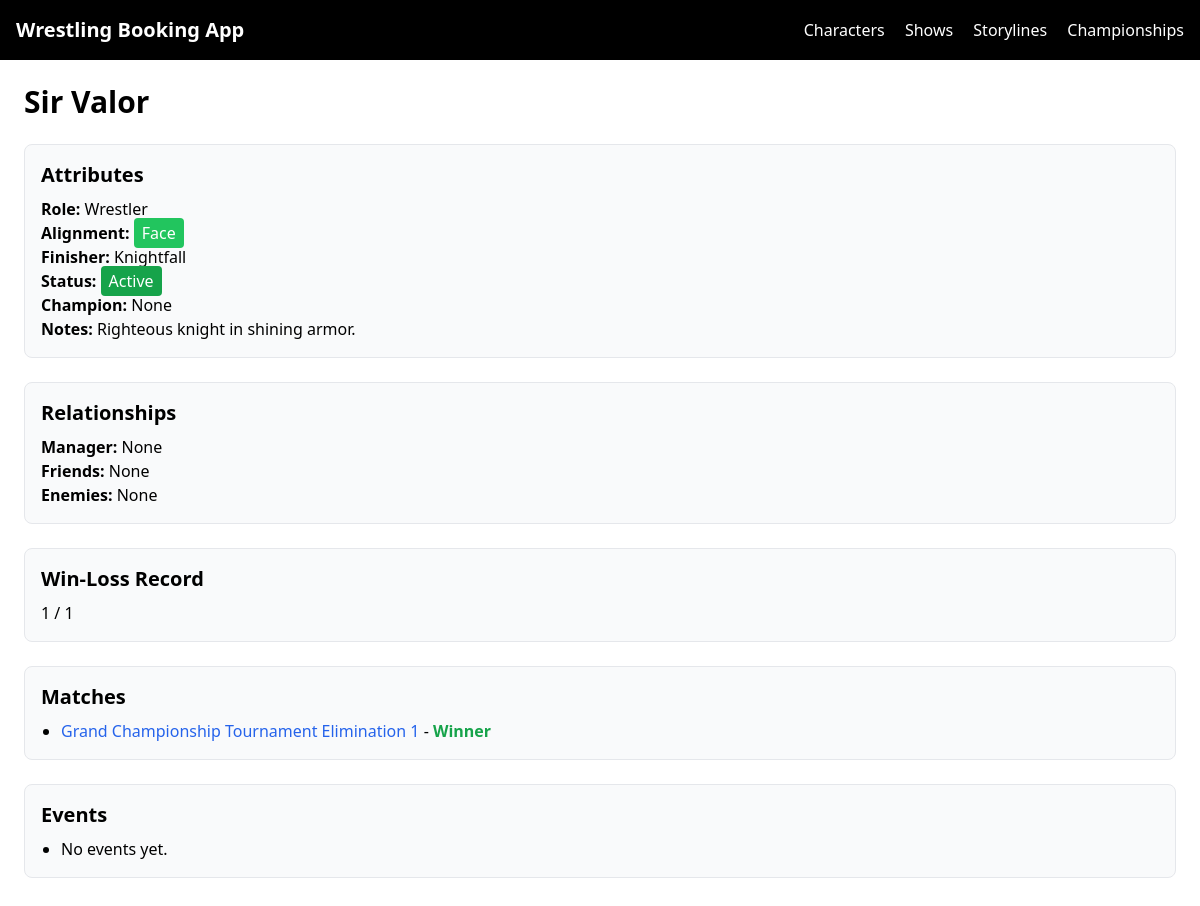
/characters/characters/1/, run on the app's committed database.
### core/models.py (models this page shows, shortened)
class Character(models.Model):
    class Role(models.TextChoices):
        WRESTLER = "WRESTLER", "Wrestler"
        MANAGER = "MANAGER", "Manager"
        REFEREE = "REFEREE", "Referee"
        BOOKER = "BOOKER", "Booker"
    class Gender(models.TextChoices):
        MALE = "MALE", "Male"
        FEMALE = "FEMALE", "Female"
        NA = "NA", "N/A"
    class Alignment(models.TextChoices):
        FACE = "FACE", "Face"
        HEEL = "HEEL", "Heel"
        TWEENER = "TWEENER", "Tweener"
    ring_name = models.CharField(max_length=100, unique=True)
    role = models.CharField(max_length=20, choices=Role.choices)
    gender = models.CharField(max_length=10, choices=Gender.choices)
    alignment = models.CharField(max_length=10, choices=Alignment.choices)
    finisher = models.CharField(max_length=100, blank=True)
    active = models.BooleanField(default=True)
    injured = models.BooleanField(default=False)
    notes = models.TextField(blank=True)
    created_at = models.DateTimeField(auto_now_add=True)

### booking/models.py (models this page shows, shortened)
class MatchParticipant(models.Model):
    class Role(models.TextChoices):
        COMPETITOR = "COMPETITOR", "Competitor"
        MANAGER = "MANAGER", "Manager"
        REFEREE = "REFEREE", "Referee"
        INTERFERENCE = "INTERFERENCE", "Interference"
    class Side(models.TextChoices):
        TEAM_A = "TEAM_A", "Team A"
        TEAM_B = "TEAM_B", "Team B"
        SOLO = "SOLO", "Solo"
    match = models.ForeignKey(
        Match, on_delete=models.CASCADE, related_name="participants"
    )
    character = models.ForeignKey(
        Character, null=True, blank=True, on_delete=models.CASCADE
    )
    group = models.ForeignKey(
        Group, null=True, blank=True, on_delete=models.CASCADE
    )
    role = models.CharField(max_length=20, choices=Role.choices)
    side = models.CharField(
        max_length=10,
        choices=Side.choices,
        default=Side.SOLO
    )
    won = models.BooleanField(default=False)

class Match(models.Model):
    class MatchType(models.TextChoices):
        SINGLES = "SINGLES", "Singles"
        TAG = "TAG", "Tag Team"
        TEAM = "TEAM", "Team"
        TRIPLE = "TRIPLE", "Triple Threat"
        FATAL_FOUR = "FATAL_FOUR", "Fatal Four-Way"
        HANDICAP = "HANDICAP", "Handicap"
        GAUNTLET = "GAUNTLET", "Gauntlet"
        BATTLE_ROYALE = "BATTLE_ROYALE", "Battle Royale"
        ROYAL_RUMBLE = "ROYAL_RUMBLE", "Royal Rumble"
    show = models.ForeignKey(
        "booking.Show",
        on_delete=models.CASCADE,
        related_name="matches"
    )
    title = models.CharField(max_length=200)
    match_type = models.CharField(max_length=30, choices=MatchType.choices)
    stipulations = models.ManyToManyField(
        Stipulation,
        blank=True,
        related_name="matches"
    )
    championship = models.ForeignKey(
        Championship, null=True, blank=True, on_delete=models.SET_NULL
    )
    notes = models.TextField(blank=True)
    created_at = models.DateTimeField(auto_now_add=True)

### core/views.py (the view)
# urls.py: path("characters/<int:pk>/", CharacterDetailView.as_view(), name="character-detail"),
class CharacterDetailView(DetailView):
    model = Character
    template_name = "core/character_detail.html"
    context_object_name = "character"
    def get_context_data(self, **kwargs):
        context = super().get_context_data(**kwargs)
        character = self.object
        context["matches"] = MatchParticipant.objects.filter(character=character)
        context["events"] = EventParticipant.objects.filter(character=character)
        wins = MatchParticipant.objects.filter(character=character, won=True).count()
        total_matches = MatchParticipant.objects.filter(character=character).count()
        context["win_loss_ratio"] = f"{wins} / {total_matches}" if total_matches else "0 / 0"
        context["storyline_points"] = character.storylinepoint_set.all() if hasattr(character, 'storylinepoint_set') else []
        return context

### core/templates/core/character_detail.html (shortened to what this page needs)
{% extends "base.html" %}
{% block content %}
<h1 class="text-3xl font-bold mb-6">{{ character.ring_name }}</h1>
<div class="mb-6 p-4 border rounded-lg bg-gray-50 dark:bg-gray-800">
    <h2 class="text-xl font-semibold mb-2">Attributes</h2>
    <p><strong>Role:</strong> {{ character.get_role_display }}</p>
    <p>
        <strong>Alignment:</strong>
        {% if character.alignment == "FACE" %}
            <span class="px-2 py-1 bg-green-500 text-white rounded">{{ character.get_alignment_display }}</span>
        {% elif character.alignment == "HEEL" %}
            <span class="px-2 py-1 bg-red-500 text-white rounded">{{ character.get_alignment_display }}</span>
        {% else %}
            <span class="px-2 py-1 bg-yellow-500 text-black rounded">{{ character.get_alignment_display }}</span>
        {% endif %}
    </p>
    <p><strong>Finisher:</strong> {{ character.finisher|default:"N/A" }}</p>
    <p>
        <strong>Status:</strong>
        {% if character.active %}
            <span class="px-2 py-1 bg-green-600 text-white rounded">Active</span>
        {% else %}
            <span class="px-2 py-1 bg-gray-400 text-white rounded">Inactive</span>
        {% endif %}
    </p>
    <p><strong>Champion:</strong> {{ character.champion|default:"None" }}</p>
    <p><strong>Notes:</strong> {{ character.notes|default:"None" }}</p>
</div>
<div class="mb-6 p-4 border rounded-lg bg-gray-50 dark:bg-gray-800">
    <h2 class="text-xl font-semibold mb-2">Relationships</h2>
    <p>
        <strong>Manager:</strong>
        {% if character.manager %}
            <a href="{% url 'character-detail' character.manager.id %}" class="text-blue-600">{{ character.manager.ring_name }}</a>
        {% else %}
            None
        {% endif %}
    </p>
    <p>
        <strong>Friends:</strong>
        {% if character.friends.exists %}
            {% for f in character.friends.all %}
                <a href="{% url 'character-detail' f.id %}" class="text-green-600">{{ f.ring_name }}</a>{% if not forloop.last %}, {% endif %}
            {% endfor %}
        {% else %}
            None
        {% endif %}
    </p>
    <p>
        <strong>Enemies:</strong>
        {% if character.enemies.exists %}
            {% for e in character.enemies.all %}
                <a href="{% url 'character-detail' e.id %}" class="text-red-600">{{ e.ring_name }}</a>{% if not forloop.last %}, {% endif %}
            {% endfor %}
        {% else %}
            None
        {% endif %}
    </p>
</div>
<div class="mb-6 p-4 border rounded-lg bg-gray-50 dark:bg-gray-800">
    <h2 class="text-xl font-semibold mb-2">Win-Loss Record</h2>
    <p>{{ win_loss_ratio }}</p>
</div>
<div class="mb-6 p-4 border rounded-lg bg-gray-50 dark:bg-gray-800">
    <h2 class="text-xl font-semibold mb-2">Matches</h2>
    <ul class="list-disc pl-5">
        {% for mp in matches %}
        <li>
            <a href="{% url 'match-detail' mp.match.id %}" class="text-blue-600">{{ mp.match.title }}</a>
            - {% if mp.won %}<span class="text-green-600 font-semibold">Winner</span>{% else %}<span class="text-red-600">Loser</span>{% endif %}
        </li>
        {% empty %}
        <li>No matches yet.</li>
        {% endfor %}
    </ul>
</div>
<div class="mb-6 p-4 border rounded-lg bg-gray-50 dark:bg-gray-800">
    <h2 class="text-xl font-semibold mb-2">Events</h2>
    <ul class="list-disc pl-5">
        {% for ep in events %}
        <li>
            <a href="{% url 'event-detail' ep.event.id %}" class="text-blue-600">{{ ep.event.title }}</a>
            - {{ ep.event.get_event_type_display }}
        </li>
        {% empty %}
        <li>No events yet.</li>
        {% endfor %}
    </ul>
</div>
{% endblock %}

### data on the page
Character: ring_name "Sir Valor", role "Wrestler", alignment "Face", finisher "Knightfall", notes "Righteous knight in shining armor."
MatchParticipant: match "Grand Championship Tournament Elimination 1", won "Winner"

### other printed values
{{ character.champion|default:"None" }} "None"
{{ win_loss_ratio }} "1 / 1"
